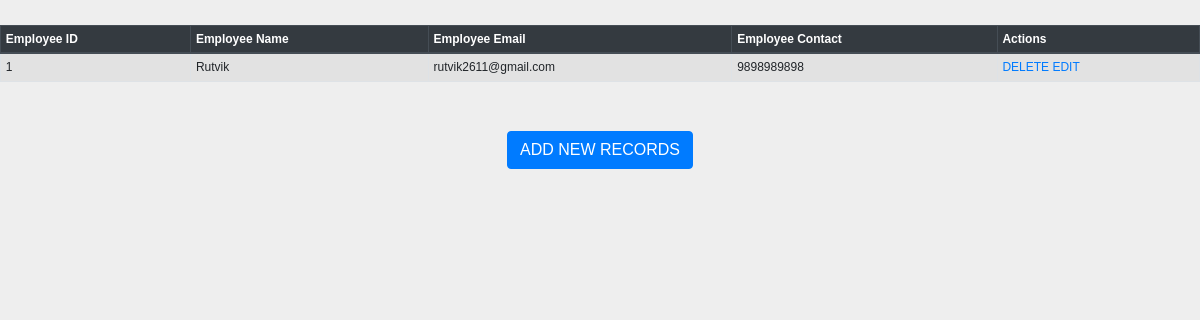
The page /show on the database as committed earlier.
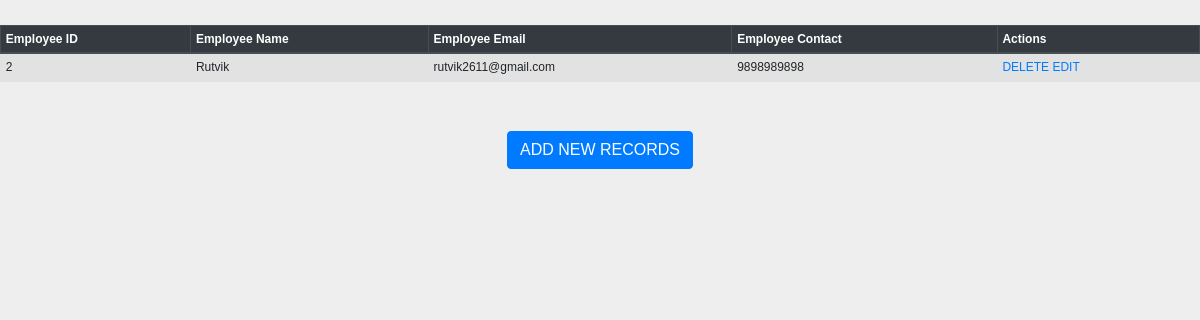
The same page on the database as committed later.
### SECONDAPPLICATION/models.py (models this page shows)
class Employee(models.Model):
    eid = models.CharField(max_length=20)
    ename = models.CharField(max_length=100)
    eemail = models.EmailField()
    econtact = models.CharField(max_length=15)
    class Meta:
        db_table = "employee"

### SECONDAPPLICATION/views.py (the view)
# urls.py: path('show',views.show,name="show"),
def show(request):
    employees=Employee.objects.all()
    return render(request, "SECONDAPPLICATION/show.html", {'employees':employees})

### Templates/SECONDAPPLICATION/show.html (shortened to what this page needs)
<!DOCTYPE html>
<html lang="en">
<head>
     {% load staticfiles %}
     <link rel="stylesheet" href="https://maxcdn.bootstrapcdn.com/bootstrap/4.3.1/css/bootstrap.min.css">
    <link rel="stylesheet" href="{% static 'CSS/style.css' %}"/>
</head>
<body>
<table class="table table-striped table-bordered table-sm">
    <thead class="thead-dark">
    <tr>
        <th>Employee ID</th>
        <th>Employee Name</th>
        <th>Employee Email</th>
        <th>Employee Contact</th>
        <th>Actions</th>
    </tr>
    </thead>
    <tbody>
{% for employee in employees %}
    <tr>
        <td>{{ employee.eid }}</td>
        <td>{{ employee.ename }}</td>
        <td>{{ employee.eemail }}</td>
        <td>{{ employee.econtact }}</td>
        <td>
            <a href="/delete/{{ employee.id }}">DELETE</a>
            <a href="/edit/{{ employee.id }}">EDIT</a>
        </td>
    </tr>
{% endfor %}
    </tbody>
</table>
<br>
<br>
<center><a href="/emp" class="btn btn-primary">ADD NEW RECORDS</a></center>
</body>
</html>

### Static/CSS/style.css (style rules this page uses)
body { font:12px/1.4 Verdana,Arial; background:#eee; height:100%; margin:25px 0; padding:0 }

Rows that differ between the two databases and show on the page:
removed Employee: eid "1", ename "Rutvik", eemail "rutvik2611@gmail.com", econtact "9898989898"
added Employee: eid "2", ename "Rutvik", eemail "rutvik2611@gmail.com", econtact "9898989898"
